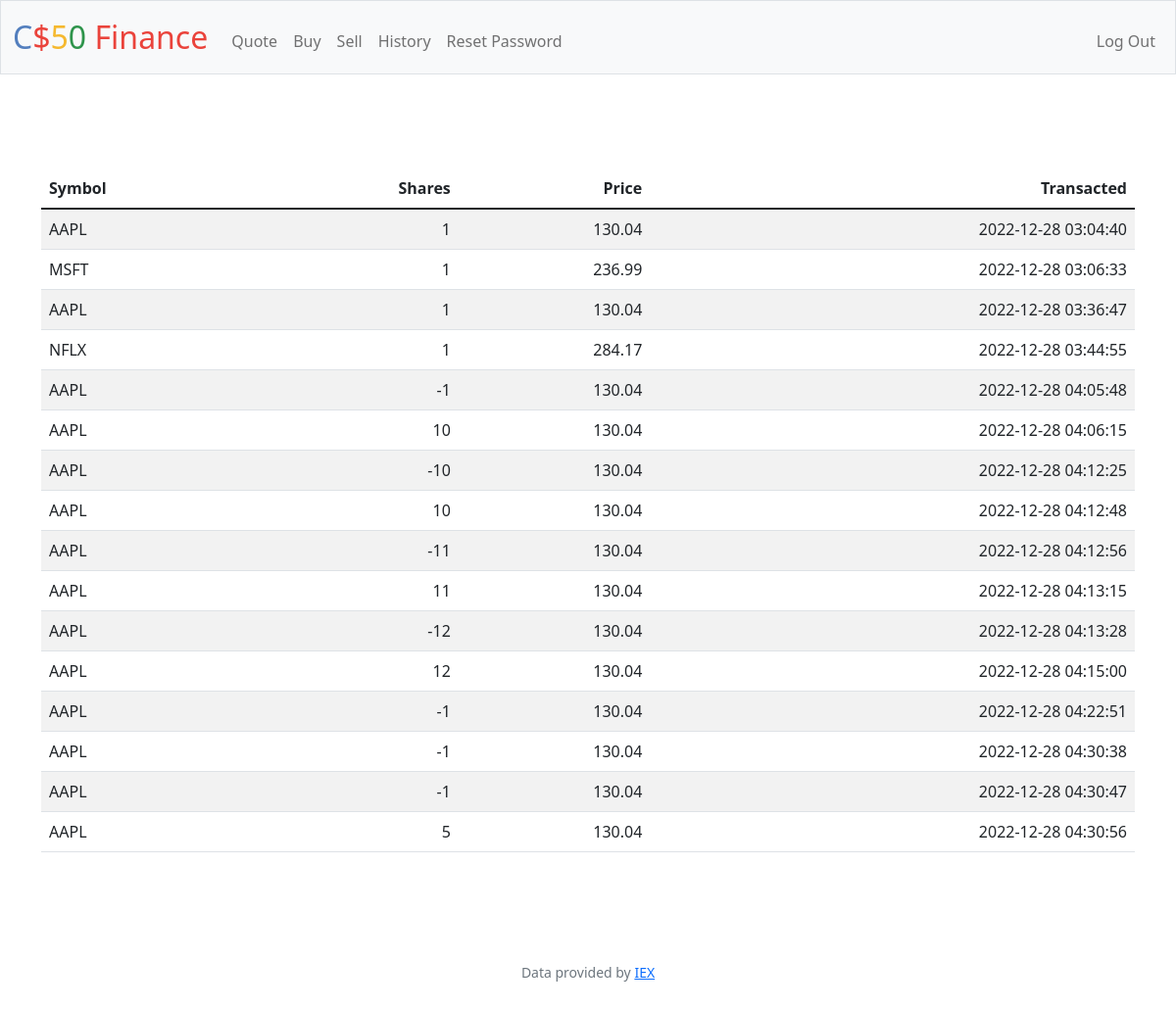
Screenshot of /history (signed in) with the database file from the repository.
### tables this page shows
CREATE TABLE 'ledger' ('id' INTEGER PRIMARY KEY NOT NULL, 'user_id' INTEGER, 'symbol' TEXT, 'name' TEXT, 'shares' INTEGER, 'price' REAL, 'date' DATETIME);

### app.py (the view)
@app.route("/history")
@login_required
def history():
    id = session["user_id"]
    data = db.execute("SELECT * FROM ledger WHERE user_id = ?", id)
    return render_template("history.html", infos=data)

### app.py (called while the page is built)
@app.after_request
def after_request(response):
    response.headers["Cache-Control"] = "no-cache, no-store, must-revalidate"
    response.headers["Expires"] = 0
    response.headers["Pragma"] = "no-cache"
    return response

### helpers.py (called while the page is built)
def login_required(f):
    @wraps(f)
    def decorated_function(*args, **kwargs):
        if session.get("user_id") is None:
            return redirect("/login")
        return f(*args, **kwargs)
    return decorated_function

### templates/history.html (shortened to what this page needs)
{% extends "layout.html" %}
{% block main %}
    <main class="container py-5 text-center">
        <table class="table table-striped">
            <thead>
                <tr>
                    <th class="text-start">Symbol</th>
                    <th class="text-end">Shares</th>
                    <th class="text-end">Price</th>
                    <th class="text-end">Transacted</th>
                </tr>
            </thead>
            <tbody>
                {% for info in infos %}
                <tr>
                    <td class="text-start">{{info.symbol}}</td>
                    <td class="text-end">{{info.shares}}</td>
                    <td class="text-end">{{info.price}}</td>
                    <td class="text-end">{{info.date}}</td>
                </tr>
                {% endfor %}
            </tbody>
        </table>
    </main>
{% endblock %}

### templates/layout.html (shortened to what this page needs)
<!DOCTYPE html>
<html lang="en">
    <head>
        <link href="https://cdn.jsdelivr.net/npm/bootstrap@5.1.3/dist/css/bootstrap.min.css" rel="stylesheet">
        <link href="/static/styles.css" rel="stylesheet">
    </head>
    <body>
        <nav class="bg-light border navbar navbar-expand-md navbar-light">
            <div class="container-fluid">
                <a class="navbar-brand" href="/"><span class="blue">C</span><span class="red">$</span><span class="yellow">5</span><span class="green">0</span> <span class="red">Finance</span></a>
                <div class="collapse navbar-collapse" id="navbar">
                    {% if session["user_id"] %}
                        <ul class="navbar-nav me-auto mt-2">
                            <li class="nav-item"><a class="nav-link" href="/quote">Quote</a></li>
                            <li class="nav-item"><a class="nav-link" href="/buy">Buy</a></li>
                            <li class="nav-item"><a class="nav-link" href="/sell">Sell</a></li>
                            <li class="nav-item"><a class="nav-link" href="/history">History</a></li>
                            <li class="nav-item"><a class="nav-link" href="/reset">Reset Password</a></li>
                        </ul>
                        <ul class="navbar-nav ms-auto mt-2">
                            <li class="nav-item"><a class="nav-link" href="/logout">Log Out</a></li>
                        </ul>
                    {% else %}
                        <ul class="navbar-nav ms-auto mt-2">
                            <li class="nav-item"><a class="nav-link" href="/register">Register</a></li>
                            <li class="nav-item"><a class="nav-link" href="/login">Log In</a></li>
                        </ul>
                    {% endif %}
                </div>
            </div>
        </nav>
        <main class="container-fluid py-5 text-center">
            {% block main %}{% endblock %}
        </main>
        <footer class="mb-5 small text-center text-muted">
            Data provided by <a href="https://iexcloud.io/">IEX</a>
        </footer>
    </body>
</html>

### static/styles.css (style rules this page uses)
nav .navbar-brand { font-size: xx-large; }
nav .navbar-brand .blue { color: #537fbe; }
nav .navbar-brand .red { color: #ea433b; }
nav .navbar-brand .yellow { color: #f5b82e; }
nav .navbar-brand .green { color: #2e944b; }

### rows the page displays
ledger: symbol "AAPL", shares "1", price "130.04", date "2022-12-28 03:04:40"
ledger: symbol "MSFT", shares "1", price "236.99", date "2022-12-28 03:06:33"
ledger: symbol "AAPL", shares "1", price "130.04", date "2022-12-28 03:36:47"
ledger: symbol "NFLX", shares "1", price "284.17", date "2022-12-28 03:44:55"
ledger: symbol "AAPL", shares "-1", price "130.04", date "2022-12-28 04:05:48"
ledger: symbol "AAPL", shares "10", price "130.04", date "2022-12-28 04:06:15"
ledger: symbol "AAPL", shares "-10", price "130.04", date "2022-12-28 04:12:25"
ledger: symbol "AAPL", shares "10", price "130.04", date "2022-12-28 04:12:48"
ledger: symbol "AAPL", shares "-11", price "130.04", date "2022-12-28 04:12:56"
ledger: symbol "AAPL", shares "11", price "130.04", date "2022-12-28 04:13:15"
ledger: symbol "AAPL", shares "-12", price "130.04", date "2022-12-28 04:13:28"
ledger: symbol "AAPL", shares "12", price "130.04", date "2022-12-28 04:15:00"
ledger: symbol "AAPL", shares "-1", price "130.04", date "2022-12-28 04:22:51"
ledger: symbol "AAPL", shares "-1", price "130.04", date "2022-12-28 04:30:38"
ledger: symbol "AAPL", shares "-1", price "130.04", date "2022-12-28 04:30:47"
ledger: symbol "AAPL", shares "5", price "130.04", date "2022-12-28 04:30:56"
